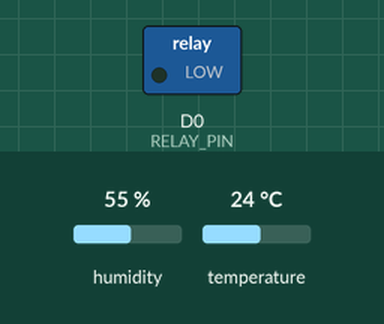
The sketch below on a simulated ESP8266 (NodeMCU). On the bench: switched loads named in the sketch (green lamp = pin HIGH). Inputs (shaded band) come from the test bench; at power-on: temperature 24 °C, humidity 55 %. WiFi joins after 1.5 s; servers stay silent unless stated; what the sketch prints to the serial monitor is not drawn.

Above: at 3.0 s.
3.1 s: temperature set to 29 °C
7.3 s: temperature set to 32 °C
At 8.4 s:
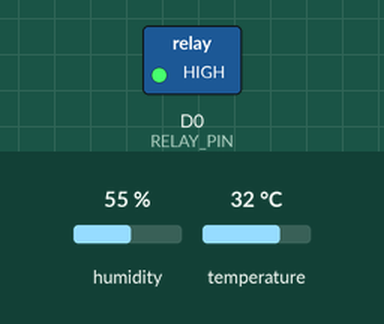
9.3 s: temperature set to 12 °C
At 12.6 s:
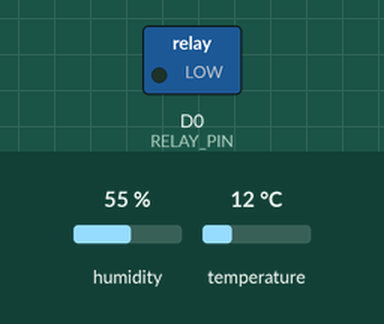
13.3 s: temperature set to 33 °C
At 16.9 s:
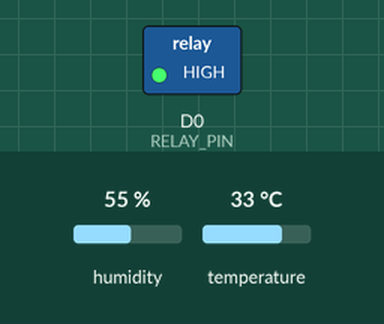
Timing chart, 0 to 18.3 s (numbered marks = the images above; inputs shaded):
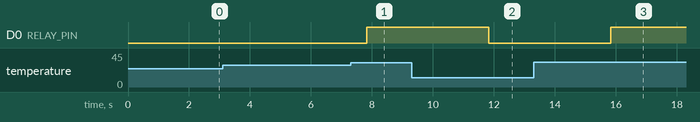

The sketch:

dht11.ino
```cpp
/*
 * JUDUL: DHT11 - Sensor Suhu dan Kelembaban
 * FUNGSI: Mengukur suhu dan kelembaban udara
 * PIN: D4 (Digital 1-wire)
 * RELAY: D0 (aktif saat suhu > 30°C)
 *
 * Cara Kerja:
 * - Komunikasi digital 1-wire dengan DHT11
 * - Butuh delay 2 detik antar pembacaan
 * - Relay ON untuk menyalakan kipas jika suhu panas
 *
 * Library yang diperlukan:
 * - DHT sensor library by Adafruit
 *
 * Blynk Virtual Pin:
 * V5 = Kelembaban (%)
 * V6 = Suhu (°C)
 * V10 = Status relay (kipas)
 */

#define BLYNK_TEMPLATE_ID "YourTemplateID"
#define BLYNK_TEMPLATE_NAME "DHT11 Sensor"
#define BLYNK_AUTH_TOKEN "YourAuthToken"

#include <ESP8266WiFi.h>
#include <BlynkSimpleEsp8266.h>
#include <DHT.h>

#define DHTPIN D4
#define DHTTYPE DHT11
#define RELAY_PIN D0

char ssid[] = "YourWiFiSSID";
char pass[] = "YourWiFiPassword";

DHT dht(DHTPIN, DHTTYPE);
BlynkTimer timer;

float humidity = 0;
float temperature = 0;

void setup() {
  Serial.begin(115200);
  pinMode(RELAY_PIN, OUTPUT);
  digitalWrite(RELAY_PIN, LOW);

  dht.begin();
  Blynk.begin(BLYNK_AUTH_TOKEN, ssid, pass);
  timer.setInterval(2000L, sendSensorData);  // DHT butuh interval 2 detik
}

void loop() {
  Blynk.run();
  timer.run();
}

void sendSensorData() {
  // Baca sensor
  humidity = dht.readHumidity();
  temperature = dht.readTemperature();  // Celcius

  // Cek apakah pembacaan valid
  if (isnan(humidity) || isnan(temperature)) {
    Serial.println("❌ Gagal membaca DHT11!");
    return;
  }

  // Kirim ke Blynk
  Blynk.virtualWrite(V5, humidity);
  Blynk.virtualWrite(V6, temperature);

  // Kontrol relay berdasarkan suhu (nyalakan kipas jika suhu > 30°C)
  if (temperature > 30.0) {
    digitalWrite(RELAY_PIN, HIGH);
    Blynk.virtualWrite(V10, 1);
    Serial.println("🔥 Suhu panas! Kipas ON");
  } else {
    digitalWrite(RELAY_PIN, LOW);
    Blynk.virtualWrite(V10, 0);
  }

  // Kirim notifikasi jika suhu sangat panas
  if (temperature > 35.0) {
    Blynk.logEvent("high_temp", "⚠️ Suhu sangat panas! >35°C");
  }

  // Tampilkan di Serial Monitor
  Serial.print("🌡️ Suhu: ");
  Serial.print(temperature);
  Serial.print("°C | 💧 Kelembaban: ");
  Serial.print(humidity);
  Serial.println("%");
}
```

Measured:
- the behaviour switches between 30 and 31 °C on temperature (found by bisection; images 0 and 1)
- after the input at 3.1 s, every drawn part: stays the same
- after the input at 7.3 s, D0 (RELAY_PIN): LOW → HIGH after 0.53 s
- after the input at 9.3 s, D0 (RELAY_PIN): HIGH → LOW after 2.5 s
- after the input at 13.3 s, D0 (RELAY_PIN): LOW → HIGH after 2.5 s
